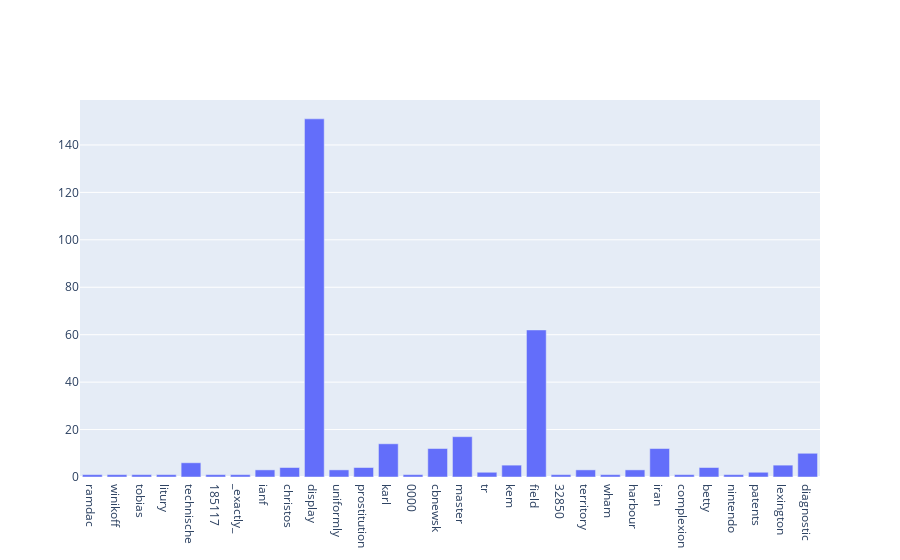

Source (notebook cell):
### Markdown cell above
## Using Plotly

### Code cell
bar = go.Bar(x=vocabulary_dict_dataframe_sample["vocabulary"],y=vocabulary_dict_dataframe_sample["frequencies"])
fig = go.Figure(bar)
fig.show()

### Figure 1 — Plotly figure (JSON) as saved in the notebook; plotly's stock layout.template omitted (floating-point values rounded to 4 significant figures)
{"data": [{"type": "bar", "x": ["ramdac", "winikoff", "tobias", "litury", "technische", "185117", "_exactly_", "ianf", "christos", "display", "uniformly", "prostitution", "karl", "0000", "cbnewsk", "master", "tr", "kem", "field", "32850", "territory", "wham", "harbour", "iran", "complexion", "betty", "nintendo", "patents", "lexington", "diagnostic"], "y": [1, 1, 1, 1, 6, 1, 1, 3, 4, 151, 3, 4, 14, 1, 12, 17, 2, 5, 62, 1, 3, 1, 3, 12, 1, 4, 1, 2, 5, 10]}], "layout": {}}
